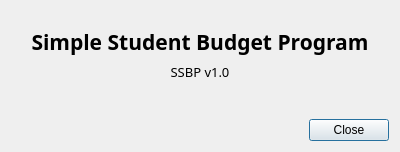
<?xml version="1.0" encoding="UTF-8"?>
<ui version="4.0">
 <class>WelcomeDialog</class>
 <widget class="QDialog" name="WelcomeDialog">
  <property name="geometry">
   <rect>
    <x>0</x>
    <y>0</y>
    <width>400</width>
    <height>152</height>
   </rect>
  </property>
  <property name="windowTitle">
   <string>Dialog</string>
  </property>
  <layout class="QGridLayout" name="gridLayout">
   <item row="4" column="0">
    <spacer name="verticalSpacer_3">
     <property name="orientation">
      <enum>Qt::Orientation::Vertical</enum>
     </property>
     <property name="sizeHint" stdset="0">
      <size>
       <width>20</width>
       <height>40</height>
      </size>
     </property>
    </spacer>
   </item>
   <item row="1" column="0">
    <widget class="QLabel" name="label_2">
     <property name="font">
      <font>
       <family>Terminus</family>
       <pointsize>16</pointsize>
       <bold>true</bold>
      </font>
     </property>
     <property name="text">
      <string>Simple Student Budget Program</string>
     </property>
     <property name="alignment">
      <set>Qt::AlignmentFlag::AlignCenter</set>
     </property>
    </widget>
   </item>
   <item row="0" column="0">
    <spacer name="verticalSpacer">
     <property name="orientation">
      <enum>Qt::Orientation::Vertical</enum>
     </property>
     <property name="sizeHint" stdset="0">
      <size>
       <width>20</width>
       <height>40</height>
      </size>
     </property>
    </spacer>
   </item>
   <item row="3" column="0">
    <spacer name="verticalSpacer_2">
     <property name="orientation">
      <enum>Qt::Orientation::Vertical</enum>
     </property>
     <property name="sizeHint" stdset="0">
      <size>
       <width>20</width>
       <height>40</height>
      </size>
     </property>
    </spacer>
   </item>
   <item row="2" column="0">
    <widget class="QLabel" name="label">
     <property name="font">
      <font>
       <family>Terminus</family>
       <pointsize>10</pointsize>
       <bold>false</bold>
      </font>
     </property>
     <property name="text">
      <string>SSBP v1.0</string>
     </property>
     <property name="alignment">
      <set>Qt::AlignmentFlag::AlignCenter</set>
     </property>
    </widget>
   </item>
   <item row="5" column="0">
    <widget class="QDialogButtonBox" name="buttonBox">
     <property name="orientation">
      <enum>Qt::Orientation::Horizontal</enum>
     </property>
     <property name="standardButtons">
      <set>QDialogButtonBox::StandardButton::Close</set>
     </property>
     <property name="centerButtons">
      <bool>false</bool>
     </property>
    </widget>
   </item>
  </layout>
 </widget>
 <resources/>
 <connections>
  <connection>
   <sender>buttonBox</sender>
   <signal>accepted()</signal>
   <receiver>WelcomeDialog</receiver>
   <slot>accept()</slot>
   <hints>
    <hint type="sourcelabel">
     <x>248</x>
     <y>254</y>
    </hint>
    <hint type="destinationlabel">
     <x>157</x>
     <y>274</y>
    </hint>
   </hints>
  </connection>
  <connection>
   <sender>buttonBox</sender>
   <signal>rejected()</signal>
   <receiver>WelcomeDialog</receiver>
   <slot>reject()</slot>
   <hints>
    <hint type="sourcelabel">
     <x>316</x>
     <y>260</y>
    </hint>
    <hint type="destinationlabel">
     <x>286</x>
     <y>274</y>
    </hint>
   </hints>
  </connection>
 </connections>
</ui>
